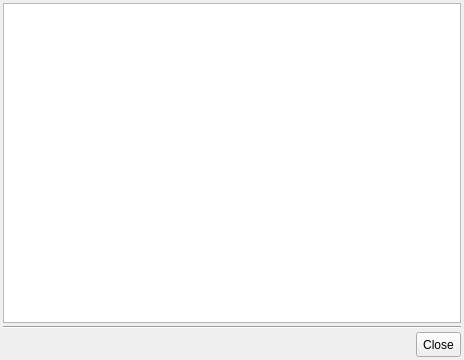
<?xml version="1.0" encoding="UTF-8"?>
<ui version="4.0">
 <class>HelpWindow</class>
 <widget class="QWidget" name="HelpWindow">
  <property name="geometry">
   <rect>
    <x>0</x>
    <y>0</y>
    <width>464</width>
    <height>360</height>
   </rect>
  </property>
  <property name="windowTitle">
   <string>Form</string>
  </property>
  <layout class="QVBoxLayout" name="verticalLayout">
   <property name="spacing">
    <number>3</number>
   </property>
   <property name="leftMargin">
    <number>3</number>
   </property>
   <property name="topMargin">
    <number>3</number>
   </property>
   <property name="rightMargin">
    <number>3</number>
   </property>
   <property name="bottomMargin">
    <number>3</number>
   </property>
   <item>
    <widget class="QTextBrowser" name="textBrowserHelp">
     <property name="openExternalLinks">
      <bool>true</bool>
     </property>
    </widget>
   </item>
   <item>
    <widget class="Line" name="line">
     <property name="orientation">
      <enum>Qt::Horizontal</enum>
     </property>
    </widget>
   </item>
   <item alignment="Qt::AlignRight">
    <widget class="ThemedButton" name="buttonClose">
     <property name="sizePolicy">
      <sizepolicy hsizetype="Preferred" vsizetype="Preferred">
       <horstretch>0</horstretch>
       <verstretch>0</verstretch>
      </sizepolicy>
     </property>
     <property name="minimumSize">
      <size>
       <width>0</width>
       <height>25</height>
      </size>
     </property>
     <property name="text">
      <string>Close</string>
     </property>
    </widget>
   </item>
  </layout>
 </widget>
 <layoutdefault spacing="6" margin="11"/>
 <customwidgets>
  <customwidget>
   <class>ThemedButton</class>
   <extends>QToolButton</extends>
   <header location="global">themedbutton.h</header>
  </customwidget>
 </customwidgets>
 <resources/>
 <connections/>
</ui>
